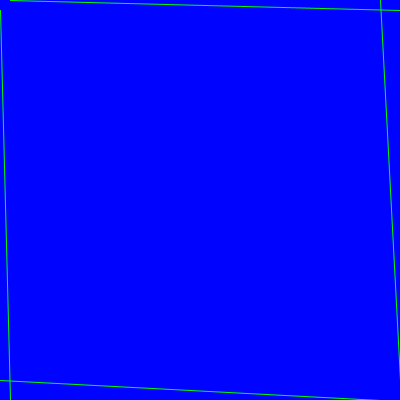
Frame 1 (no input)
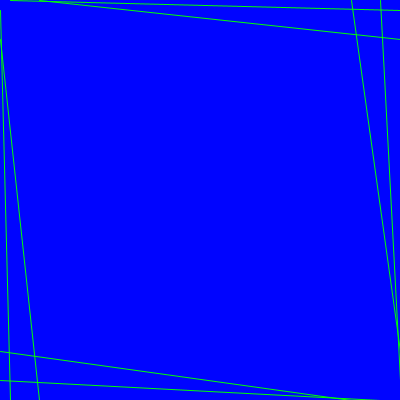
Frame 60 (the mouse pressed at the canvas centre just before this capture)
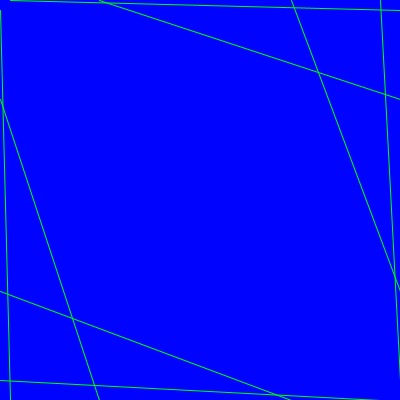
Frame 120 (the mouse held since frame 60 and released just before this capture)

The Processing sketch that drew these frames (run headless with seeded random() and noise(); from frame 60 on, the mouse is pressed at the canvas centre):

// Processing sketch: lotr_game_v0_2
// ── lotr_game_v0_2.pde

Aragorn aragorn = new Aragorn("Aragorn", 110, 250);
Frodo frodo = new Frodo("Frodo", 40, 250);
Gandalf gandalf = new Gandalf("Gandalf", 180, 250);
Char legolas = new Legolas("Legolas", 250, 250);
Gimli gimli = new Gimli("Gimli", 320, 250);
Button button=new Button ("click", 110, 200, 40, 15);
Button button1=new Button ("click", 40, 200, 40, 15);
Button button2=new Button ("click", 180, 200, 40, 15);
Button button3=new Button ("click", 320, 200, 40, 15);
Button button4=new Button ("click", 250, 200, 40, 15);

void scene2() {
  background(127, 200, 219);
}
void scene1() {
  background(255, 0, 0);
  fill(33, 33, 33);
  rect(0, 310, 400, 20);

  text("PICK ONE", 113, 80);
  text("Frodo, Aragorn, Gandalf, Legolas, Gimli", 19, 191);

  manageButtons();

  frodo.draw();
  aragorn.draw();
  gandalf.draw();
  legolas.draw();
  gimli.draw();
  button.draw();
  button1.draw();
  button2.draw();
  button3.draw();
  button4.draw();
}

Level level_1 = new Level("Level", layout1(), null, null);
Scene logo = new LogoScene(null, null);

Scene select_char = new CharacterSelection(logo, null);

Scene current_scene = logo;


void setup() {
  size(400, 400);
  logo.setNext(select_char);
}

Char selected_character = null;

void draw() {
  current_scene.draw();
  if (selected_character != null) {
    selected_character.draw();
  }
  if(keyPressed && selected_character != null) {
    switch (keyCode) {
      case RIGHT:
        selected_character.move_right(5);
        break;
      case LEFT:
        selected_character.move_left(5);
        break;
      case UP:
        selected_character.move_up(5);
        break;
      case DOWN:
        selected_character.move_down(5);
        break;
    }    
  }
}
int scene = 0;
//void mouseClicked(){
//  scene += 1;
//}

void mouseClicked() {
  if (current_scene.next != null) {
    current_scene = current_scene.next;
  }
}

void manageButtons() {
  if (mousePressed == true) {
    button.on_click();
  }
}

// ── Aragorn.pde
class Aragorn extends Char {
  Aragorn(String name, float x, float y) {
    super(name, x, y);
  }

  void draw () {
    float x = this.x;
    float y = this.y;
    float w = this.w;
    float h = this.h;
    fill(247, 217, 107);
    //body
    rect(x, y, w, h);
    //hair
    fill(48, 25, 0);
    rect(x, y, w, h-h/5*4);
    //shirt
    fill(0, 9, 48);
    rect(x, y+w, w, h-w/1.5);
    //eyes
    //left
    fill(0, 76, 130);
    rect(x+h/10, y+h/4, h/12, h/12);
    //right
    rect(x+h/10*4, y+h/4, h/12, h/12);
    //mouth
    fill(166, 0, 0);
    rect(x+h/8, y+h/10*4, h/3, h/14);
    //beard
    fill(48, 25, 0);
    rect(x+5, y+20, w-10, 10);
  }
}

// ── Characters.pde
class Char {
  String name;
  float x, y, h, w;
  
  Char(String name, float x, float y) {
    this.name = name;
    this.x = x;
    this.y = y;
    
    this.h = 50;
    this.w = this.h/5*3;
    }
   
  void draw (){
  }
  
  void move_right(int steps) {
    this.x += abs(steps);
  }
  
  void move_left(int steps) {
    this.x -= abs(steps);
  }
  void move_up(int steps) {
    this.y -= abs(steps);
  }
  void move_down(int steps){
    this.y += abs(steps);
  }
}

// ── Frodo.pde
class Frodo extends Char {
  Frodo(String name, float x, float y) {
    super(name, x, y);
  }
  void draw() {//body
    float x = this.x;
    float y = this.y;
    float h = this.h;
    float w = this.w;
    noStroke();
    fill(247, 217, 107);
    rect(x, y, w, h);
    //hair
    fill(102, 54, 0);
    rect(x, y, w, h-h/5*4);
    //shirt
    fill(92, 9, 0);
    rect(x, y+w, w, h-w/1.5);
    //eyes
    //left
    fill(42, 163, 250);
    rect(x+h/10, y+h/4, h/12, h/12);
    //right
    rect(x+h/10*4, y+h/4, h/12, h/12);
    //mouth
    fill(166, 0, 0);
    rect(x+h/8, y+h/10*4, h/3, h/14);
    fill(255, 242, 64);
    //ring
    ellipse(x+w, y+w+5, h/12, h/12);
    fill(92, 9, 0);
    ellipse(x+w, y+w+5, h/19, h/17);
  }
}

// ── Gandalf.pde
class Gandalf extends Char {
   Gandalf(String name, float x, float y){
     super(name, x, y);
   }
   
   void draw (){
     float x = this.x;
     float y = this.y;
     float w = this.w;
     float h = this.h;
     noStroke();
     //body
    fill(247, 217, 107);
    rect(x,y,w,h);
    
    //cloak
    fill(4, 120, 133); //<>//
    rect(x,y+w,w,h-w/1.5);
    //hat+beard
    fill(108, 137, 140);
    rect(x-5,y,w+10,h-h/5*4);
    triangle(x, y, x+15, y-30, x+30, y);
    rect(x,y+26,w+-1,h-h/5*3);
    //eyes
    //left
    fill(0, 49, 84);
    rect(x+h/10,y+h/4,h/12,h/12);
    //right
    rect(x+h/10*4,y+h/4,h/12,h/12);
    //mouth
    fill(166, 0, 0);
    rect(x+h/8,y+h/10*4,h/3,h/14);
    fill(255, 242, 64); 
  }
}

// ── Gimli.pde
class Gimli extends Char {
  Gimli(String name, float x, float y) {
    super(name, x, y);
  }

  void draw () {
    float x = this.x;
    float y = this.y;
    float w = this.w;
    float h = this.h;
    fill(247, 217, 107);
    rect(x, y, w, h);
    //helmet&beard
    fill(61, 61, 61);
    rect(x, y, w, h-h/5*4);
    rect(x-2, y, w-25, h-h/5*4+20);
    rect(x+27, y, w-25, h-h/5*4+20);
    fill(110, 0, 0);
    rect(x+2, y+20, w-5, h-h/5*4+5);
    //shirt
    fill(59, 5, 0);
    rect(x, y+w, w, h-w/1.5);
    //eyes
    //left
    fill(0, 40, 69);
    rect(x+h/10, y+h/4, h/12, h/12);
    //right
    rect(x+h/10*4, y+h/4, h/12, h/12);
    //mouth
    fill(166, 0, 0);
    rect(x+h/8, y+h/10*4, h/3, h/14);
  }
}

// ── Legolas.pde
class Legolas extends Char {
  Legolas(String name, float x, float y) {
    super(name, x, y);
  }

  void draw () {
    float x = this.x;
    float y = this.y;
    float w = this.w;
    float h = this.h;
    noStroke();
    fill(247, 217, 107);
    rect(x, y, w, h);
    //shirt
    fill(0, 87, 4);
    rect(x, y+w, w, h-w/1.5);
    //eyes
    //left
    fill(0, 161, 126);
    rect(x+h/10, y+h/4, h/12, h/12);
    //right
    rect(x+h/10*4, y+h/4, h/12, h/12);
    //mouth
    fill(166, 0, 0);
    rect(x+h/8, y+h/10*4, h/3, h/14);
    //hair
    fill(234, 255, 43);
    rect(x, y, w, h-h/5*4-0);
    rect(x+0, y, w-26, h-h/5*4+30);
    rect(x+26, y, w-26, h-h/5*4+30);
  }
}

// ── buttons.pde
class Button {
  String label;
  float x, y, w, h;

  Button(String label, float x, float y, float w, float h) {
    this.label=label;
    this.x = x;
    this.y = y;
    this.w = w;
    this.h = h;
  }
  void draw() {
    textSize(13);
    fill(50, 100, 240);
    rect(this.x, this.y, this.w, this.h);
    fill(255);
    text(this.label, this.x+5, this.y+10);
  }
  void on_click() {
    Boolean is_clicked_xdim = mouseX > this.x && mouseX < (this.x +this.w);
    Boolean is_clicked_ydim = mouseY > this.y && mouseY < (this.y + this.h);
    Boolean is_clicked = is_clicked_xdim && is_clicked_ydim;
    if (is_clicked) {
      scene2();
    }
  }
}

// ── levels.pde
class Level extends Scene {
  String level_name;
  int[][] layout;
  
  Level(String level_name, int[][] layout,Scene previous, Scene next) {
    super(level_name, previous, next);  //<>//
    this.level_name = level_name;
    this.layout = layout;
  }
  
  void draw(){
    for(int row = 0; row < this.layout.length; row++) {
      for(int col = 0; col < this.layout[row].length; col++) {
        int id = this.layout[row][col];
        noStroke();
        switch(id) {
            case 0:
                fill(100, 150, 175);
                rect(col*20,row*20, 20, 20);
                break;
            case 1:
                fill(100,100, 100);
                rect(col* 20,row * 20, 20, 20);
                break;
            case 2:
                fill(255, 0, 0);
                rect(col * 20, row * 20, 20, 20);
                break;
        }
      }
    }
  }
}
int[][] layout2() {
  int[][] l2 = {{0,0,0,0,0,0,0,0,0,0,0,0,0,0,0,0,0,0,0,0},
               {0,0,0,0,0,0,0,0,0,0,0,0,0,0,0,0,0,0,0,0},
               {0,0,0,0,0,0,0,0,0,0,0,0,0,0,0,0,0,0,0,0},
               {0,0,0,0,0,0,0,0,0,0,0,0,0,0,0,0,0,0,0,0},
               {0,0,0,0,0,0,0,0,0,0,0,0,0,0,0,0,0,0,0,0},
               {0,0,0,0,0,0,0,0,0,0,0,0,0,0,0,0,0,0,0,0},
               {0,0,0,0,0,0,0,0,0,0,0,0,0,0,0,0,0,0,0,0},
               {0,0,0,0,0,0,0,0,0,0,0,0,0,0,0,0,0,0,0,0},
               {0,0,0,0,0,0,0,0,0,0,0,0,1,1,1,1,0,0,0,0},
               {0,0,0,0,0,0,0,0,0,0,0,1,0,0,0,0,1,0,0,0},
               {0,0,0,0,0,0,0,0,0,0,1,0,0,0,0,0,0,0,0,0},
               {0,0,0,0,0,0,0,0,0,1,0,0,0,0,0,0,0,0,0,0},
               {0,0,0,0,0,0,0,0,1,0,0,0,0,0,0,0,0,1,0,0},
               {0,0,0,0,0,0,0,1,0,0,0,0,0,0,0,0,0,0,0,0},
               {0,0,0,0,0,0,1,0,0,0,0,0,0,0,0,0,0,0,0,0},
               {0,0,0,0,0,1,0,0,0,0,0,0,0,0,0,0,1,0,0,0},
               {0,0,0,1,1,1,0,0,0,0,0,0,0,0,0,0,0,0,0,0},
               {0,0,0,0,0,0,0,0,0,0,0,0,0,0,0,0,0,0,0,0},
               {1,1,1,2,2,2,2,2,2,2,2,2,2,2,2,2,1,1,1,1},
               {1,1,1,2,2,2,2,2,2,2,2,2,2,2,2,2,1,1,1,1}};
  return l2;
};
int[][] layout1() {
  int[][] l = {{0,0,0,0,0,0,0,0,0,0,0,0,0,0,0,0,0,0,0,0},
              {0,0,0,0,0,0,0,0,0,0,0,0,0,0,0,0,0,0,0,0},
              {0,0,0,0,0,0,0,0,0,0,0,0,0,0,0,0,0,0,0,0},
              {0,0,0,0,0,0,0,0,0,0,0,0,0,0,0,0,0,0,0,0},
              {0,0,0,0,0,0,0,0,0,0,0,0,0,0,0,0,0,0,0,0},
              {0,0,0,0,0,0,0,0,0,0,0,0,0,0,0,0,0,0,0,0},
              {0,0,0,0,0,0,0,0,0,0,0,0,0,0,0,0,0,0,0,0},
              {0,0,0,0,0,0,0,0,0,0,0,0,0,0,0,0,0,0,0,0},
              {0,0,0,0,0,0,0,0,0,0,0,0,0,0,0,0,0,0,0,0},
              {0,0,0,0,0,0,0,0,0,0,0,0,0,0,0,0,0,0,0,0},
              {0,0,0,0,0,0,0,0,0,0,0,0,0,0,0,0,0,0,0,0},
              {0,0,0,0,0,0,0,0,0,0,0,0,0,0,0,0,0,0,0,0},
              {0,0,0,0,0,0,0,0,0,0,0,0,0,0,0,0,0,0,0,0},
              {0,0,0,0,0,0,0,0,0,0,1,1,1,1,1,0,0,0,0,0},
              {0,0,0,0,0,0,0,0,0,1,0,0,0,0,0,0,0,0,0,0},
              {0,0,0,0,0,0,0,0,1,0,0,0,0,0,0,1,1,0,0,0},
              {0,0,0,0,1,1,1,0,0,0,0,0,0,0,0,0,0,0,0,0},
              {0,0,0,0,0,0,0,0,0,0,0,0,0,0,0,0,0,1,0,0},
              {1,1,1,2,2,2,2,2,2,2,2,2,2,2,2,2,1,1,1,1},
              {1,1,1,2,2,2,2,2,2,2,2,2,2,2,2,2,1,1,1,1}};
  return l;
};

// ── logo.pde

float b=430;
float a=400;
float y=400;
float c=-203;
float x=y;
void scene_5() {

  textSize(39);
  fill(0, 251, 255);
  stroke(0, 255, 4);
  background(0, 4, 255);
  for (float i=10; i<390; i+=x) {
    line(0, i, i, 400);
    line(i, 0, 400, i);
  }
  for (float i=380; i>0; i-=x) {
    line(0, i, i, 400);
    line(i, 0, 400, i);
  }
  x-=1;
  if (x<=20) {
    x+=1;
    a-=10;
    c+=10;
    b-=10;
  }
  if (a<=40) {
    a+=10;
  }
  if (c>=100) {
    c-=10;
  }


  if (b<=278) {
    b+=10;
  }
  text("George", a, 192);
  text("Baltopoulos", c, 240);
  text("Studios", 222, b);
};

// ── scene.pde
class Scene { //<>// //<>// //<>//
  String name;
  Scene previous;
  Scene next;

  Scene(String name, Scene previous, Scene next) {
    this.name = name;
    this.previous = previous;
    this.next = next;
  }

  void draw() {
    println("Welcome to the" + this.name + " scene!");
  }

  void setPrevious(Scene previous) {
    this.previous = previous;
  }

  void setNext(Scene next) {
    this.next = next;
  }
}

class LogoScene extends Scene {

  LogoScene(Scene previous, Scene next) {
    super("Logo scene", previous, next);
  }

  void draw() {
    scene_5();
  }
}

class CharacterSelection extends Scene {
  CharacterSelection(Scene previous, Scene next) {
    super("Character selection", previous, next);
  }

  void draw() {
    scene1();
  }
}
